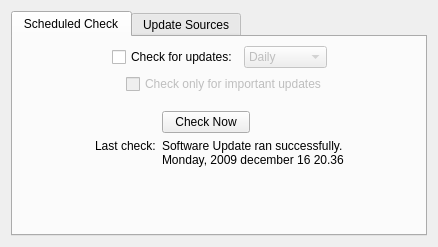
<?xml version="1.0" encoding="UTF-8"?>
<ui version="4.0">
 <class>UpdateSettingsWidget</class>
 <widget class="QWidget" name="UpdateSettingsWidget">
  <property name="geometry">
   <rect>
    <x>0</x>
    <y>0</y>
    <width>438</width>
    <height>247</height>
   </rect>
  </property>
  <property name="windowTitle">
   <string>Software Update Settings</string>
  </property>
  <layout class="QGridLayout" name="gridLayout_4">
   <item row="0" column="0">
    <widget class="QTabWidget" name="tabWidget">
     <widget class="QWidget" name="tab">
      <attribute name="title">
       <string>Scheduled Check</string>
      </attribute>
      <layout class="QVBoxLayout" name="verticalLayout">
       <item>
        <layout class="QGridLayout" name="gridLayout">
         <item row="0" column="0">
          <spacer name="horizontalSpacer_3">
           <property name="orientation">
            <enum>Qt::Horizontal</enum>
           </property>
           <property name="sizeHint" stdset="0">
            <size>
             <width>16</width>
             <height>20</height>
            </size>
           </property>
          </spacer>
         </item>
         <item row="0" column="1" colspan="2">
          <widget class="QCheckBox" name="checkBoxCheckForUpdates">
           <property name="text">
            <string>Check for updates:</string>
           </property>
          </widget>
         </item>
         <item row="0" column="3">
          <widget class="QComboBox" name="comboBoxFrequency">
           <property name="enabled">
            <bool>false</bool>
           </property>
           <item>
            <property name="text">
             <string>Daily</string>
            </property>
           </item>
           <item>
            <property name="text">
             <string>Weekly</string>
            </property>
           </item>
           <item>
            <property name="text">
             <string>Monthly</string>
            </property>
           </item>
          </widget>
         </item>
         <item row="0" column="4">
          <spacer name="horizontalSpacer_2">
           <property name="orientation">
            <enum>Qt::Horizontal</enum>
           </property>
           <property name="sizeHint" stdset="0">
            <size>
             <width>16</width>
             <height>20</height>
            </size>
           </property>
          </spacer>
         </item>
         <item row="1" column="1">
          <widget class="QWidget" name="widget" native="true">
           <property name="sizePolicy">
            <sizepolicy hsizetype="Fixed" vsizetype="Preferred">
             <horstretch>0</horstretch>
             <verstretch>0</verstretch>
            </sizepolicy>
           </property>
           <property name="minimumSize">
            <size>
             <width>8</width>
             <height>0</height>
            </size>
           </property>
           <property name="maximumSize">
            <size>
             <width>8</width>
             <height>16777215</height>
            </size>
           </property>
          </widget>
         </item>
         <item row="1" column="2" colspan="2">
          <widget class="QCheckBox" name="checkBoxCheckOnlyImportant">
           <property name="enabled">
            <bool>false</bool>
           </property>
           <property name="text">
            <string>Check only for important updates</string>
           </property>
          </widget>
         </item>
        </layout>
       </item>
       <item>
        <spacer name="verticalSpacer_2">
         <property name="orientation">
          <enum>Qt::Vertical</enum>
         </property>
         <property name="sizeType">
          <enum>QSizePolicy::Fixed</enum>
         </property>
         <property name="sizeHint" stdset="0">
          <size>
           <width>20</width>
           <height>11</height>
          </size>
         </property>
        </spacer>
       </item>
       <item>
        <layout class="QGridLayout" name="gridLayout_2">
         <item row="0" column="2">
          <widget class="QPushButton" name="buttonCheckNow">
           <property name="text">
            <string>Check Now</string>
           </property>
          </widget>
         </item>
         <item row="1" column="1">
          <widget class="QLabel" name="labelLastCheck">
           <property name="text">
            <string>Last check:</string>
           </property>
           <property name="alignment">
            <set>Qt::AlignLeading|Qt::AlignLeft|Qt::AlignTop</set>
           </property>
          </widget>
         </item>
         <item row="1" column="2" colspan="2">
          <widget class="QLabel" name="labelLastUpdateResult">
           <property name="text">
            <string>Software Update ran successfully.
Monday, 2009 december 16 20.36</string>
           </property>
           <property name="alignment">
            <set>Qt::AlignLeading|Qt::AlignLeft|Qt::AlignVCenter</set>
           </property>
          </widget>
         </item>
         <item row="1" column="0">
          <spacer name="horizontalSpacer_4">
           <property name="orientation">
            <enum>Qt::Horizontal</enum>
           </property>
           <property name="sizeHint" stdset="0">
            <size>
             <width>1</width>
             <height>20</height>
            </size>
           </property>
          </spacer>
         </item>
         <item row="1" column="4">
          <spacer name="horizontalSpacer">
           <property name="orientation">
            <enum>Qt::Horizontal</enum>
           </property>
           <property name="sizeHint" stdset="0">
            <size>
             <width>1</width>
             <height>20</height>
            </size>
           </property>
          </spacer>
         </item>
        </layout>
       </item>
       <item>
        <spacer name="verticalSpacer">
         <property name="orientation">
          <enum>Qt::Vertical</enum>
         </property>
         <property name="sizeHint" stdset="0">
          <size>
           <width>20</width>
           <height>23</height>
          </size>
         </property>
        </spacer>
       </item>
      </layout>
     </widget>
     <widget class="QWidget" name="tab_2">
      <attribute name="title">
       <string>Update Sources</string>
      </attribute>
      <layout class="QGridLayout" name="gridLayout_3">
       <item row="0" column="0" colspan="3">
        <widget class="QTreeView" name="treeViewUpdateSources">
         <property name="rootIsDecorated">
          <bool>false</bool>
         </property>
         <property name="headerHidden">
          <bool>true</bool>
         </property>
        </widget>
       </item>
       <item row="1" column="0">
        <widget class="QToolButton" name="buttonAddUpdateSource">
         <property name="minimumSize">
          <size>
           <width>25</width>
           <height>25</height>
          </size>
         </property>
         <property name="text">
          <string>+</string>
         </property>
        </widget>
       </item>
       <item row="1" column="1">
        <widget class="QToolButton" name="buttonRemoveUpdateSource">
         <property name="minimumSize">
          <size>
           <width>25</width>
           <height>25</height>
          </size>
         </property>
         <property name="text">
          <string>-</string>
         </property>
        </widget>
       </item>
      </layout>
     </widget>
    </widget>
   </item>
  </layout>
 </widget>
 <resources/>
 <connections>
  <connection>
   <sender>checkBoxCheckForUpdates</sender>
   <signal>toggled(bool)</signal>
   <receiver>comboBoxFrequency</receiver>
   <slot>setEnabled(bool)</slot>
   <hints>
    <hint type="sourcelabel">
     <x>179</x>
     <y>59</y>
    </hint>
    <hint type="destinationlabel">
     <x>293</x>
     <y>61</y>
    </hint>
   </hints>
  </connection>
  <connection>
   <sender>checkBoxCheckForUpdates</sender>
   <signal>toggled(bool)</signal>
   <receiver>checkBoxCheckOnlyImportant</receiver>
   <slot>setEnabled(bool)</slot>
   <hints>
    <hint type="sourcelabel">
     <x>135</x>
     <y>64</y>
    </hint>
    <hint type="destinationlabel">
     <x>149</x>
     <y>91</y>
    </hint>
   </hints>
  </connection>
 </connections>
</ui>
